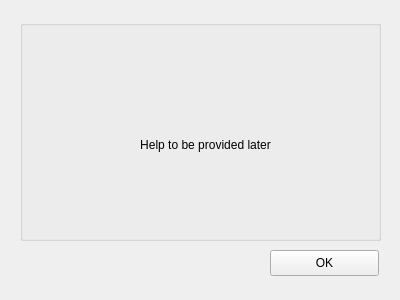
<?xml version="1.0" encoding="UTF-8"?>
<ui version="4.0">
 <author>PJR</author>
 <class>Form</class>
 <widget class="QWidget" name="Form">
  <property name="geometry">
   <rect>
    <x>0</x>
    <y>0</y>
    <width>400</width>
    <height>300</height>
   </rect>
  </property>
  <property name="windowTitle">
   <string>OGN Flight Logger - Help</string>
  </property>
  <widget class="QGroupBox" name="HelpgroupBox">
   <property name="geometry">
    <rect>
     <x>20</x>
     <y>20</y>
     <width>361</width>
     <height>221</height>
    </rect>
   </property>
   <property name="title">
    <string/>
   </property>
   <widget class="QLabel" name="Helplabel">
    <property name="geometry">
     <rect>
      <x>10</x>
      <y>10</y>
      <width>351</width>
      <height>231</height>
     </rect>
    </property>
    <property name="text">
     <string>&lt;html&gt;&lt;head/&gt;&lt;body&gt;&lt;p&gt;Help to be provided later&lt;/p&gt;&lt;/body&gt;&lt;/html&gt;</string>
    </property>
    <property name="alignment">
     <set>Qt::AlignCenter</set>
    </property>
   </widget>
  </widget>
  <widget class="QPushButton" name="HelppushButton">
   <property name="geometry">
    <rect>
     <x>270</x>
     <y>250</y>
     <width>109</width>
     <height>26</height>
    </rect>
   </property>
   <property name="text">
    <string>OK</string>
   </property>
  </widget>
 </widget>
 <resources/>
 <connections/>
</ui>
